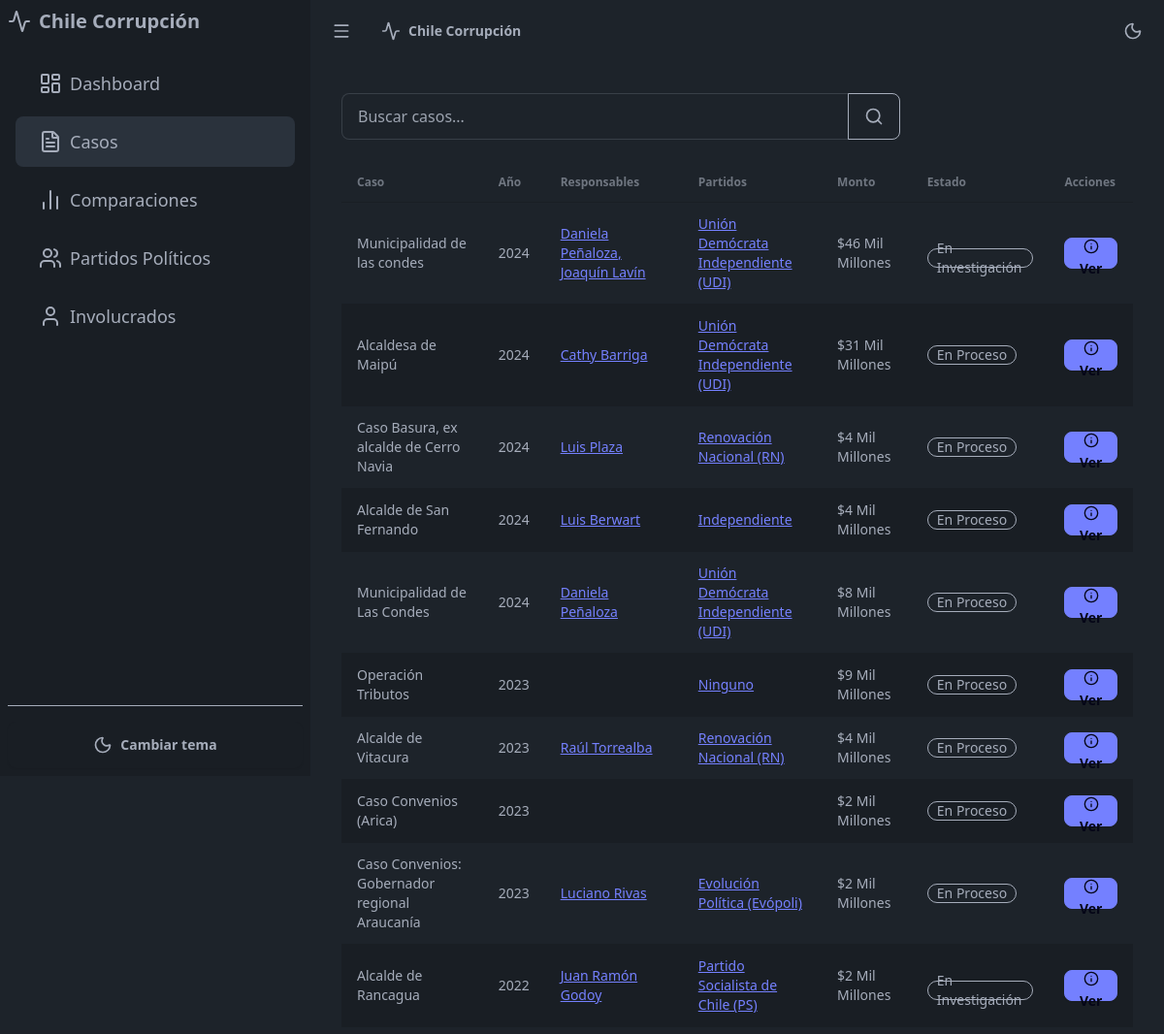
Page /casos/ (upper part) on the earlier database version.
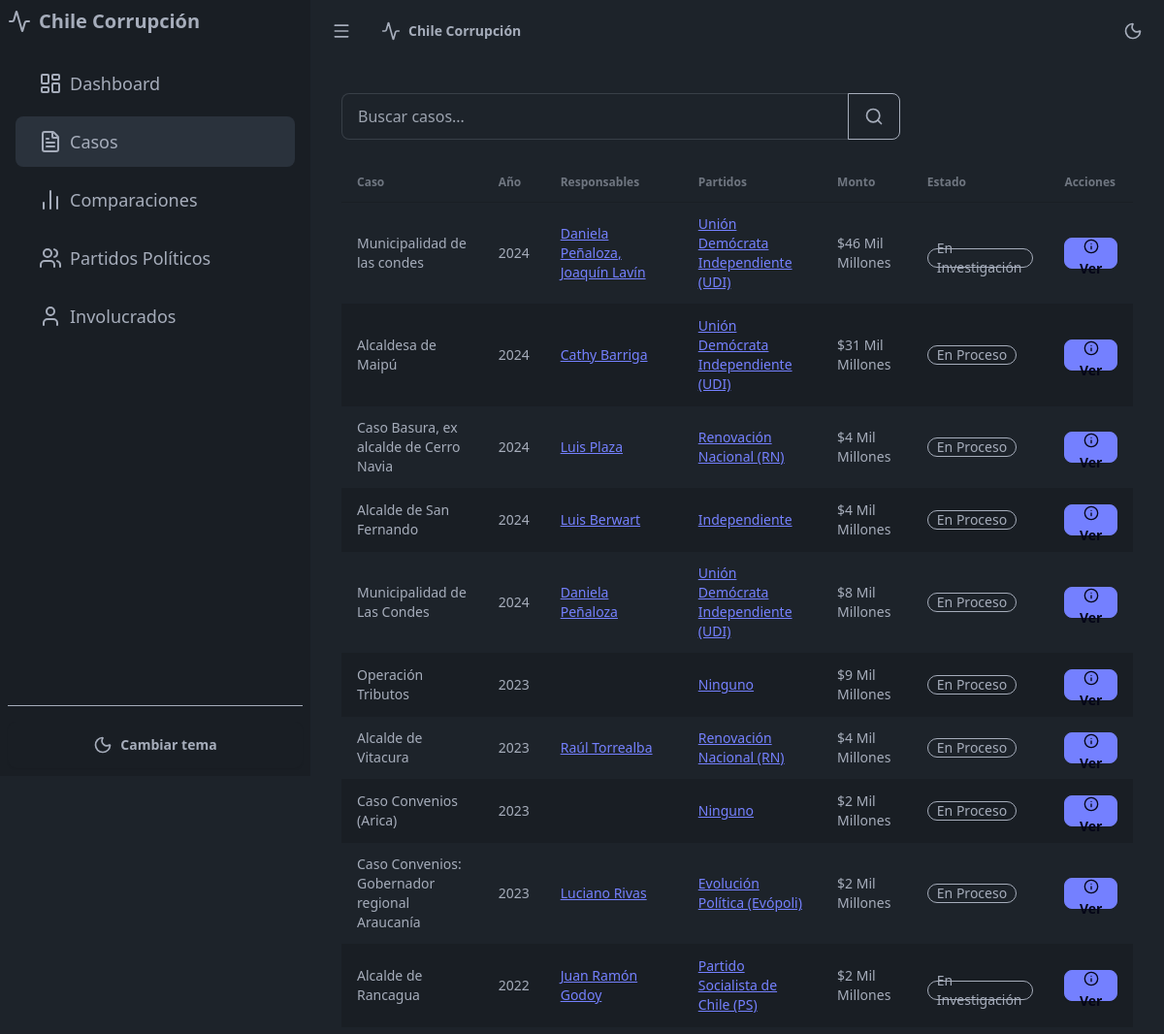
Same page on the later database version.
### data/models.py (models this page shows, shortened)
class CasoCorrupcion(models.Model):
    ESTADO_CHOICES = (
        ('En Proceso', 'En Proceso'),
        ('Resuelto', 'Resuelto'),
        ('Cerrado', 'Cerrado'),
        ('En Investigación', 'En Investigación'),
        ('Formalizado', 'Formalizado'),
        ('Sentenciado', 'Sentenciado'),
        ('Condenado', 'Condenado')
    )
    caso = models.CharField(max_length=255)
    monto = models.BigIntegerField(null=True, blank=True)
    año = models.IntegerField()
    responsables = models.ManyToManyField(Responsable, blank=True)
    partido = models.ManyToManyField(Partido, blank=True)
    ano_inicio = models.IntegerField(null=True, blank=True)
    ano_fin = models.IntegerField(null=True, blank=True)
    comuna = models.ManyToManyField('ComunaChileCUT', blank=True)
    posicion = models.CharField(max_length=255, null=True, blank=True)
    estado = models.CharField(
        max_length=255,
        choices=ESTADO_CHOICES,
        default='En Proceso'
    )
    sentencia = models.CharField(max_length=255, null=True, blank=True)
    condena = models.CharField(max_length=255, null=True, blank=True)
    conclusiones = models.TextField(null=True, blank=True)
    comparaciones = models.ManyToManyField(
        'ComparacionMonetaria',
        blank=True,
        related_name='casos'
    )

class Responsable(models.Model):
    nombre = models.CharField(max_length=255)

class Partido(models.Model):
    nombre = models.CharField(max_length=255)
    sector = models.ForeignKey(Sector, on_delete=models.SET_NULL, null=True, blank=True)
    imagen = models.ImageField(upload_to='partidos/', null=True, blank=True)
    descripcion = models.TextField(null=True, blank=True)
    fecha_fundacion = models.DateField(null=True, blank=True)
    sitio_web = models.URLField(null=True, blank=True)

### visualization/views.py (the view)
# urls.py: path('casos/', views.casos, name='casos'),
def casos(request):
    query = request.GET.get('q', '')
    casos = (
        CasoCorrupcion.objects
        .prefetch_related('responsables', 'partido', 'comuna')
        .order_by('-año')
    )
    if query:
        casos = casos.filter(
            Q(caso__icontains=query) |
            Q(responsables__nombre__icontains=query) |
            Q(partido__nombre__icontains=query)
        ).distinct()
    return render(request, 'visualization/casos.html', {
        'casos': casos,
        'query': query
    })

### visualization/templatetags/custom_filters.py (called while the page is built)
@register.filter
def format_large_number(value):
    try:
        value = float(value)
        if value == 0:
            return "0"
        miles_millones = value / 1_000_000_000  # 9 ceros
        millones = value / 1_000_000  # 6 ceros
        if miles_millones >= 1:
            miles_millones_str = '{:,.0f}'.format(miles_millones).replace(',', '.')
            return f"{miles_millones_str} Mil Millones"
        if millones >= 1:
            millones_str = '{:,.0f}'.format(millones).replace(',', '.')
            return f"{millones_str} Millones"
        return '{:,.0f}'.format(value).replace(',', '.')
    except (ValueError, TypeError):
        return "0"

### templates/visualization/casos.html (shortened to what this page needs)
{% extends 'base.html' %}
{% load custom_filters %}
{% block content %}
<div class="mb-6">
    <form method="get" class="flex gap-2 max-w-xl">
        <div class="form-control flex-1">
            <div class="join w-full">
                <input type="text"
                       name="q"
                       placeholder="Buscar casos..."
                       class="input input-bordered join-item w-full"
                       value="{{ query }}">
                <button class="btn btn-outline join-item">
                    <i data-lucide="search" class="h-5 w-5"></i>
                </button>
            </div>
        </div>
    </form>
</div>
<div class="overflow-x-auto">
    <table class="table table-zebra w-full">
        <thead>
            <tr>
                <th>Caso</th>
                <th>Año</th>
                <th>Responsables</th>
                <th>Partidos</th>
                <th>Monto</th>
                <th>Estado</th>
                <th>Acciones</th>
            </tr>
        </thead>
        <tbody>
            {% for caso in casos %}
            <tr>
                <td>{{ caso.caso }}</td>
                <td>{{ caso.año }}</td>
                <td>
                    {% for responsable in caso.responsables.all %}
                        <a href="{% url 'responsable_detalle' responsable.id %}" class="link link-primary">
                            {{ responsable.nombre }}{% if not forloop.last %}, {% endif %}
                        </a>
                    {% endfor %}
                </td>
                <td>
                    {% for partido in caso.partido.all %}
                        <a href="{% url 'partido_detalle' partido.id %}" class="link link-primary">
                            {{ partido.nombre }}{% if not forloop.last %}, {% endif %}
                        </a>
                    {% endfor %}
                </td>
                <td>${{ caso.monto|format_large_number }}</td>
                <td>
                    <div class="badge badge-outline whitespace-normal text-wrap h-auto">
                        {{ caso.estado }}
                    </div>
                </td>
                <td>
                    <a href="{% url 'caso_detalle' caso.id %}" class="btn btn-sm btn-primary gap-1 whitespace-nowrap">
                        <i data-lucide="info" class="w-4 h-4"></i>
                        Ver
                    </a>
                </td>
            </tr>
            {% endfor %}
        </tbody>
    </table>
</div>
{% endblock %}

Differences in the rows shown:
changed CasoCorrupcion "Caso Convenios (Arica)": gains Partido (nombre "Ninguno")
